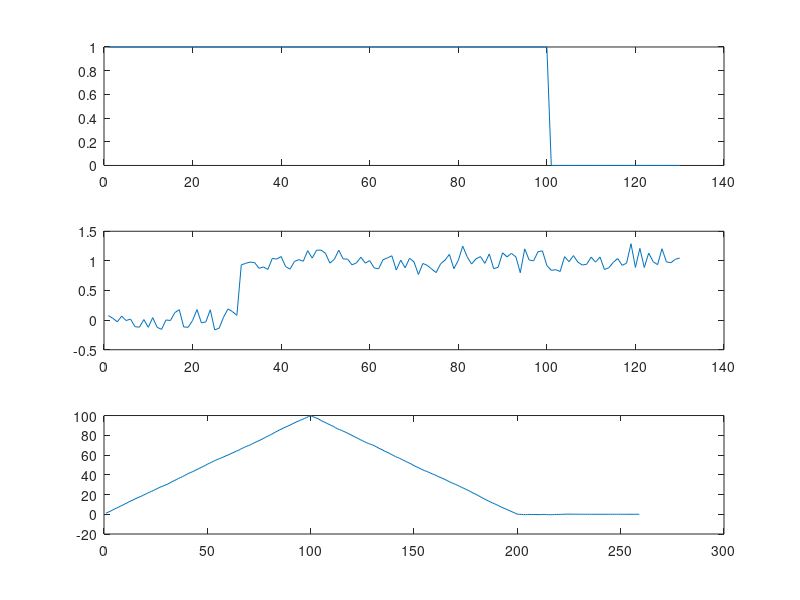

Here is the MATLAB script that generated this plot:
d=30;
sigma = 0.1; 
x = ones (1,100);
y = [zeros(1,d) x;];
xhat = [ x zeros(1,d)];
noisey = sigma * randn(size(y));
y = y + noisey;
rxy = xcorr(xhat,y);
figure;
subplot(311);
plot(xhat);
subplot(312);
plot(y);
subplot(313);
plot(rxy);
[val,ind]= max(rxy)
